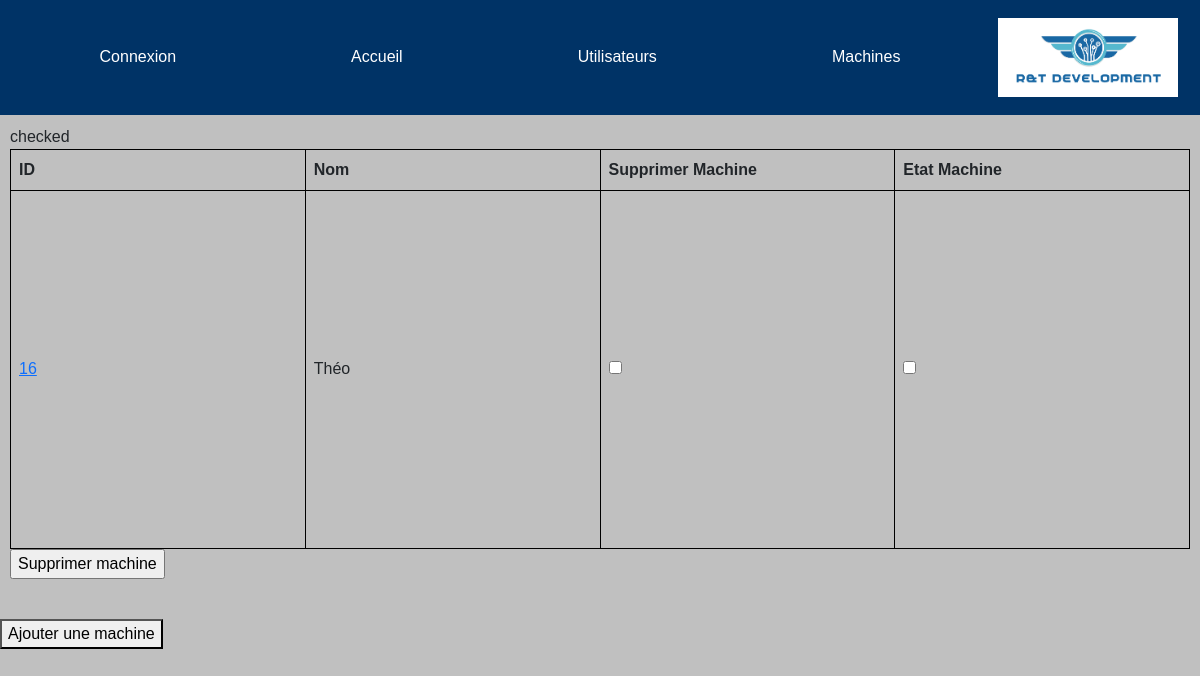
/Machines/, run on an earlier commit of the app's database.
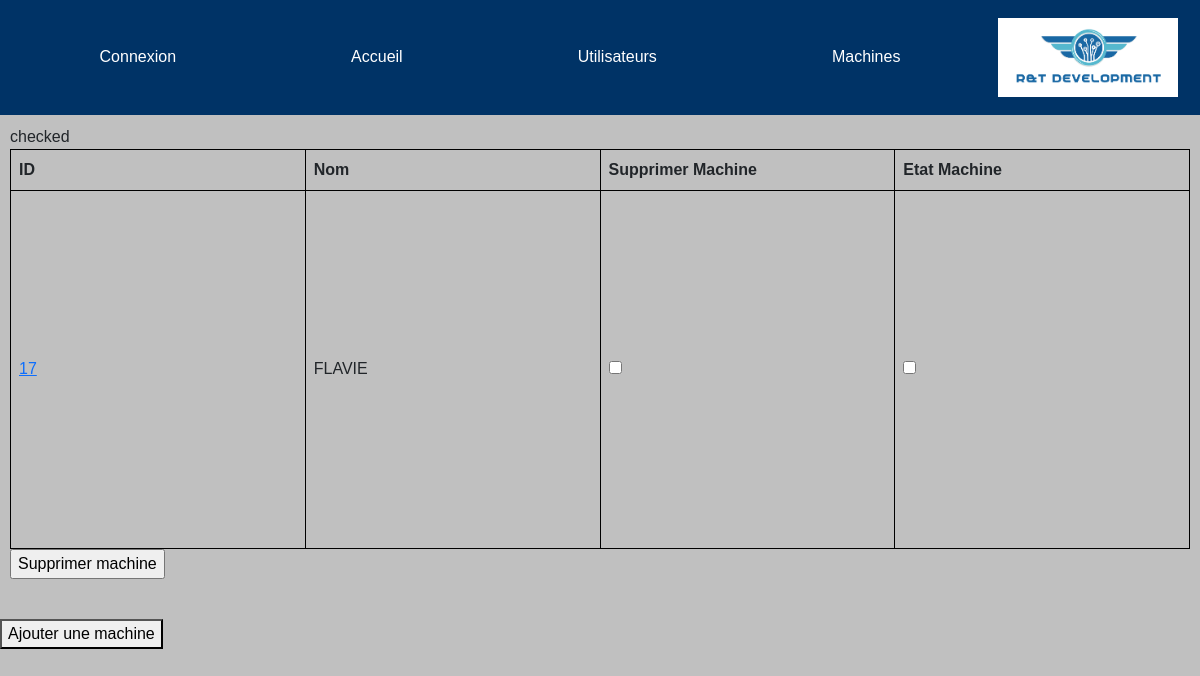
And on a later commit of the database.
### projectApp/models.py (models this page shows, shortened)
class Machine(models.Model):
    TYPE_CHOICES = (
        ('PC', 'PC - Run Windows'),
        ('Mac', 'Mac - Run MacOS'),
        ('Serveur', 'Serveur - Simple Server to deploy virtual machines'),
        ('Switch', 'Switch - To maintain and connect servers'),
    )
    ETAT_CHOICES = (
        ('en_ligne', 'En ligne'),
        ('hors_ligne', 'Hors ligne'),
    )
    etat = models.CharField(max_length=20, choices=ETAT_CHOICES, default='hors_ligne')
    id = models.AutoField(
                        primary_key=True,
                        editable=False)
    nom = models.CharField(
                        max_length= 6)
    maintenanceDate=models.DateField(default=datetime.now())
    mach=models.CharField(max_length=32, choices=TYPE_CHOICES, default='PC')
    utilisateur = models.ForeignKey(Personnel, on_delete=models.SET_NULL, null=True, blank=True)

### projectApp/views.py (the view)
# urls.py: path('Machines/', views.Machines, name='Machines'),
def Machines(request):
    machines = Machine.objects.all()
    context = {
        'machines': machines,
    }
    return render(request, "Machines.html", context)

### projectApp/templates/Machines.html (shortened to what this page needs)
{% extends "index.html" %}
{% block content %}
{% if machines %}
<div class="bord">
    <form method="post" action="{% url 'supprimer-machines' %}">
        <table>
            <thead>
                <tr>
                    <th>ID</th>
                    <th>Nom</th>
                    <th>Supprimer Machine</th>
                    <th>Etat Machine</th>
                </tr>
            </thead>
            <tbody>
                {% for machine in machines %}
                <tr>
                    <td><a href="{% url 'machine-detail' machine.id %}">
                            {{ machine.id }}</a></td>
                    <td>{{ machine.nom }}</td>
                    {% if machine.etat %}
                    <td>
                        <input type="checkbox" name="etat_machine" value="{{ machine.id }}">
                    </td>
                    checked{% endif %}
                    <td>
                        <input type="checkbox" name="utilisateurs_a_supprimer" value="{{ machine.id }}">
                    </td>
                </tr>
                {% endfor %}
            </tbody>
        </table>
        <input type="submit" value="Supprimer machine">
    </form>
</div>
{% else %}
<p>Il n'y a pas de machine.</p>
{% endif %}
<div><a href="{% url 'add-machine' %}">
        <button type="button">Ajouter une machine</button>
    </a></div>
{% endblock %}

### projectApp/templates/index.html (shortened to what this page needs)
<!DOCTYPE html>
<html>
<head>
    {% load static %}
    <link rel="stylesheet" href="{% static 'css/bootstrap.min.css' %}">
    <link rel="stylesheet" href="{% static 'css/style.css' %}">
</head>
<body>
    <nav class="navbar navbar-expand-lg ">
        <div class="container-fluid">
            <div class="collapse navbar-collapse justify-content-center" id="navbarNav">
                <ul class="navbar-nav w-100 d-flex justify-content-around">
                    <li class="nav-item">
                        <a class="nav-link" href="{% url 'index' %}">Connexion</a>
                    </li>
                    <li class="nav-item">
                        <a class="nav-link" href="{% url 'Accueil' %}">Accueil</a>
                    </li>
                    <li class="nav-item">
                        <a class="nav-link" href="{% url 'Utilisateurs' %}">Utilisateurs</a>
                    </li>
                    <li class="nav-item">
                        <a class="nav-link" href="{% url 'Machines' %}">Machines</a>
                    </li>
                </ul>
                <img class="hautdroit" src="{% static 'images/rtdev.png' %}">
            </div>
        </div>
    </nav>
    {% block content %}{% endblock %}
    {% load static %}
</body>
</html>

### projectApp/static/css/style.css (style rules this page uses)
.navbar { position: relative; overflow: hidden; font-family: Arial, sans-serif; background-color: #003366; }
.navbar a { color: white; }
.navbar img { float: right; padding: 10px; max-width: 200px; }
.navbar a { float: left; text-align: center; padding: 14px 16px; text-decoration: none; }
body { font-family: Arial, sans-serif; background-color: #C0C0C0; }
form { margin-bottom: 30px; }
table { border-collapse: collapse; width: 100%; top: 0; left: 0; height: 50vh; table-layout: fixed; }
th, td { border: 1px solid black; padding: 8px; }
.bord { padding: 10px; }

What changed in the data, as far as the page shows it:
removed Machine: id "16", nom "Théo"
added Machine: id "17", nom "FLAVIE"
